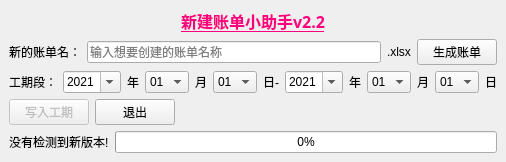
<?xml version="1.0" encoding="UTF-8"?>
<ui version="4.0">
 <class>MainWindow</class>
 <widget class="QMainWindow" name="MainWindow">
  <property name="enabled">
   <bool>true</bool>
  </property>
  <property name="geometry">
   <rect>
    <x>0</x>
    <y>0</y>
    <width>500</width>
    <height>158</height>
   </rect>
  </property>
  <property name="sizePolicy">
   <sizepolicy hsizetype="Fixed" vsizetype="Fixed">
    <horstretch>0</horstretch>
    <verstretch>0</verstretch>
   </sizepolicy>
  </property>
  <property name="windowTitle">
   <string>新建账单小助手</string>
  </property>
  <widget class="QWidget" name="centralwidget">
   <layout class="QVBoxLayout" name="verticalLayout">
    <item>
     <widget class="QLabel" name="label_5">
      <property name="font">
       <font>
        <family>Agency FB</family>
        <pointsize>12</pointsize>
        <weight>75</weight>
        <bold>true</bold>
        <underline>true</underline>
       </font>
      </property>
      <property name="text">
       <string>&lt;html&gt;&lt;head/&gt;&lt;body&gt;&lt;p&gt;&lt;span style=&quot; color:#ff007f;&quot;&gt;新建账单小助手v2.2&lt;/span&gt;&lt;/p&gt;&lt;/body&gt;&lt;/html&gt;</string>
      </property>
      <property name="alignment">
       <set>Qt::AlignCenter</set>
      </property>
     </widget>
    </item>
    <item>
     <layout class="QHBoxLayout" name="horizontalLayout">
      <item>
       <widget class="QLabel" name="label">
        <property name="text">
         <string>新的账单名：</string>
        </property>
       </widget>
      </item>
      <item>
       <widget class="QLineEdit" name="lineEdit">
        <property name="placeholderText">
         <string>输入想要创建的账单名称</string>
        </property>
       </widget>
      </item>
      <item>
       <widget class="QLabel" name="label_2">
        <property name="text">
         <string>.xlsx</string>
        </property>
       </widget>
      </item>
      <item>
       <widget class="QPushButton" name="pushButton">
        <property name="text">
         <string>生成账单</string>
        </property>
       </widget>
      </item>
     </layout>
    </item>
    <item>
     <layout class="QHBoxLayout" name="horizontalLayout_2">
      <item>
       <widget class="QLabel" name="label_3">
        <property name="text">
         <string>工期段：</string>
        </property>
       </widget>
      </item>
      <item>
       <widget class="QComboBox" name="comboBox_3">
        <property name="editable">
         <bool>true</bool>
        </property>
        <item>
         <property name="text">
          <string>2021</string>
         </property>
        </item>
        <item>
         <property name="text">
          <string>2022</string>
         </property>
        </item>
        <item>
         <property name="text">
          <string>2023</string>
         </property>
        </item>
        <item>
         <property name="text">
          <string>2024</string>
         </property>
        </item>
        <item>
         <property name="text">
          <string>2025</string>
         </property>
        </item>
        <item>
         <property name="text">
          <string>2026</string>
         </property>
        </item>
        <item>
         <property name="text">
          <string>2027</string>
         </property>
        </item>
        <item>
         <property name="text">
          <string>2028</string>
         </property>
        </item>
        <item>
         <property name="text">
          <string>2029</string>
         </property>
        </item>
        <item>
         <property name="text">
          <string>2030</string>
         </property>
        </item>
       </widget>
      </item>
      <item>
       <widget class="QLabel" name="label_11">
        <property name="text">
         <string>年</string>
        </property>
       </widget>
      </item>
      <item>
       <widget class="QComboBox" name="comboBox_2">
        <item>
         <property name="text">
          <string>01</string>
         </property>
        </item>
        <item>
         <property name="text">
          <string>02</string>
         </property>
        </item>
        <item>
         <property name="text">
          <string>03</string>
         </property>
        </item>
        <item>
         <property name="text">
          <string>04</string>
         </property>
        </item>
        <item>
         <property name="text">
          <string>05</string>
         </property>
        </item>
        <item>
         <property name="text">
          <string>06</string>
         </property>
        </item>
        <item>
         <property name="text">
          <string>07</string>
         </property>
        </item>
        <item>
         <property name="text">
          <string>08</string>
         </property>
        </item>
        <item>
         <property name="text">
          <string>09</string>
         </property>
        </item>
        <item>
         <property name="text">
          <string>10</string>
         </property>
        </item>
        <item>
         <property name="text">
          <string>11</string>
         </property>
        </item>
        <item>
         <property name="text">
          <string>12</string>
         </property>
        </item>
       </widget>
      </item>
      <item>
       <widget class="QLabel" name="label_12">
        <property name="text">
         <string>月</string>
        </property>
       </widget>
      </item>
      <item>
       <widget class="QComboBox" name="comboBox_1">
        <item>
         <property name="text">
          <string>01</string>
         </property>
        </item>
        <item>
         <property name="text">
          <string>02</string>
         </property>
        </item>
        <item>
         <property name="text">
          <string>03</string>
         </property>
        </item>
        <item>
         <property name="text">
          <string>04</string>
         </property>
        </item>
        <item>
         <property name="text">
          <string>05</string>
         </property>
        </item>
        <item>
         <property name="text">
          <string>06</string>
         </property>
        </item>
        <item>
         <property name="text">
          <string>07</string>
         </property>
        </item>
        <item>
         <property name="text">
          <string>08</string>
         </property>
        </item>
        <item>
         <property name="text">
          <string>09</string>
         </property>
        </item>
        <item>
         <property name="text">
          <string>10</string>
         </property>
        </item>
        <item>
         <property name="text">
          <string>11</string>
         </property>
        </item>
        <item>
         <property name="text">
          <string>12</string>
         </property>
        </item>
        <item>
         <property name="text">
          <string>13</string>
         </property>
        </item>
        <item>
         <property name="text">
          <string>14</string>
         </property>
        </item>
        <item>
         <property name="text">
          <string>15</string>
         </property>
        </item>
        <item>
         <property name="text">
          <string>16</string>
         </property>
        </item>
        <item>
         <property name="text">
          <string>17</string>
         </property>
        </item>
        <item>
         <property name="text">
          <string>18</string>
         </property>
        </item>
        <item>
         <property name="text">
          <string>19</string>
         </property>
        </item>
        <item>
         <property name="text">
          <string>20</string>
         </property>
        </item>
        <item>
         <property name="text">
          <string>21</string>
         </property>
        </item>
        <item>
         <property name="text">
          <string>22</string>
         </property>
        </item>
        <item>
         <property name="text">
          <string>23</string>
         </property>
        </item>
        <item>
         <property name="text">
          <string>24</string>
         </property>
        </item>
        <item>
         <property name="text">
          <string>25</string>
         </property>
        </item>
        <item>
         <property name="text">
          <string>26</string>
         </property>
        </item>
        <item>
         <property name="text">
          <string>27</string>
         </property>
        </item>
        <item>
         <property name="text">
          <string>28</string>
         </property>
        </item>
        <item>
         <property name="text">
          <string>29</string>
         </property>
        </item>
        <item>
         <property name="text">
          <string>30</string>
         </property>
        </item>
        <item>
         <property name="text">
          <string>31</string>
         </property>
        </item>
       </widget>
      </item>
      <item>
       <widget class="QLabel" name="label_10">
        <property name="text">
         <string>日-</string>
        </property>
       </widget>
      </item>
      <item>
       <widget class="QComboBox" name="comboBox_4">
        <property name="editable">
         <bool>true</bool>
        </property>
        <item>
         <property name="text">
          <string>2021</string>
         </property>
        </item>
        <item>
         <property name="text">
          <string>2022</string>
         </property>
        </item>
        <item>
         <property name="text">
          <string>2023</string>
         </property>
        </item>
        <item>
         <property name="text">
          <string>2024</string>
         </property>
        </item>
        <item>
         <property name="text">
          <string>2025</string>
         </property>
        </item>
        <item>
         <property name="text">
          <string>2026</string>
         </property>
        </item>
        <item>
         <property name="text">
          <string>2027</string>
         </property>
        </item>
        <item>
         <property name="text">
          <string>2028</string>
         </property>
        </item>
        <item>
         <property name="text">
          <string>2029</string>
         </property>
        </item>
        <item>
         <property name="text">
          <string>2030</string>
         </property>
        </item>
       </widget>
      </item>
      <item>
       <widget class="QLabel" name="label_8">
        <property name="text">
         <string>年</string>
        </property>
       </widget>
      </item>
      <item>
       <widget class="QComboBox" name="comboBox_5">
        <item>
         <property name="text">
          <string>01</string>
         </property>
        </item>
        <item>
         <property name="text">
          <string>02</string>
         </property>
        </item>
        <item>
         <property name="text">
          <string>03</string>
         </property>
        </item>
        <item>
         <property name="text">
          <string>04</string>
         </property>
        </item>
        <item>
         <property name="text">
          <string>05</string>
         </property>
        </item>
        <item>
         <property name="text">
          <string>06</string>
         </property>
        </item>
        <item>
         <property name="text">
          <string>07</string>
         </property>
        </item>
        <item>
         <property name="text">
          <string>08</string>
         </property>
        </item>
        <item>
         <property name="text">
          <string>09</string>
         </property>
        </item>
        <item>
         <property name="text">
          <string>10</string>
         </property>
        </item>
        <item>
         <property name="text">
          <string>11</string>
         </property>
        </item>
        <item>
         <property name="text">
          <string>12</string>
         </property>
        </item>
       </widget>
      </item>
      <item>
       <widget class="QLabel" name="label_9">
        <property name="text">
         <string>月</string>
        </property>
       </widget>
      </item>
      <item>
       <widget class="QComboBox" name="comboBox_6">
        <item>
         <property name="text">
          <string>01</string>
         </property>
        </item>
        <item>
         <property name="text">
          <string>02</string>
         </property>
        </item>
        <item>
         <property name="text">
          <string>03</string>
         </property>
        </item>
        <item>
         <property name="text">
          <string>04</string>
         </property>
        </item>
        <item>
         <property name="text">
          <string>05</string>
         </property>
        </item>
        <item>
         <property name="text">
          <string>06</string>
         </property>
        </item>
        <item>
         <property name="text">
          <string>07</string>
         </property>
        </item>
        <item>
         <property name="text">
          <string>08</string>
         </property>
        </item>
        <item>
         <property name="text">
          <string>09</string>
         </property>
        </item>
        <item>
         <property name="text">
          <string>10</string>
         </property>
        </item>
        <item>
         <property name="text">
          <string>11</string>
         </property>
        </item>
        <item>
         <property name="text">
          <string>12</string>
         </property>
        </item>
        <item>
         <property name="text">
          <string>13</string>
         </property>
        </item>
        <item>
         <property name="text">
          <string>14</string>
         </property>
        </item>
        <item>
         <property name="text">
          <string>15</string>
         </property>
        </item>
        <item>
         <property name="text">
          <string>16</string>
         </property>
        </item>
        <item>
         <property name="text">
          <string>17</string>
         </property>
        </item>
        <item>
         <property name="text">
          <string>18</string>
         </property>
        </item>
        <item>
         <property name="text">
          <string>19</string>
         </property>
        </item>
        <item>
         <property name="text">
          <string>20</string>
         </property>
        </item>
        <item>
         <property name="text">
          <string>21</string>
         </property>
        </item>
        <item>
         <property name="text">
          <string>22</string>
         </property>
        </item>
        <item>
         <property name="text">
          <string>23</string>
         </property>
        </item>
        <item>
         <property name="text">
          <string>24</string>
         </property>
        </item>
        <item>
         <property name="text">
          <string>25</string>
         </property>
        </item>
        <item>
         <property name="text">
          <string>26</string>
         </property>
        </item>
        <item>
         <property name="text">
          <string>27</string>
         </property>
        </item>
        <item>
         <property name="text">
          <string>28</string>
         </property>
        </item>
        <item>
         <property name="text">
          <string>29</string>
         </property>
        </item>
        <item>
         <property name="text">
          <string>30</string>
         </property>
        </item>
        <item>
         <property name="text">
          <string>31</string>
         </property>
        </item>
       </widget>
      </item>
      <item>
       <widget class="QLabel" name="label_7">
        <property name="text">
         <string>日</string>
        </property>
       </widget>
      </item>
     </layout>
    </item>
    <item>
     <layout class="QHBoxLayout" name="horizontalLayout_4">
      <item>
       <layout class="QHBoxLayout" name="horizontalLayout_3">
        <item>
         <widget class="QPushButton" name="pushButton_2">
          <property name="enabled">
           <bool>false</bool>
          </property>
          <property name="sizePolicy">
           <sizepolicy hsizetype="Fixed" vsizetype="Fixed">
            <horstretch>0</horstretch>
            <verstretch>0</verstretch>
           </sizepolicy>
          </property>
          <property name="text">
           <string>写入工期</string>
          </property>
          <property name="checkable">
           <bool>false</bool>
          </property>
         </widget>
        </item>
        <item>
         <widget class="QPushButton" name="pushButton_3">
          <property name="sizePolicy">
           <sizepolicy hsizetype="Fixed" vsizetype="Fixed">
            <horstretch>0</horstretch>
            <verstretch>0</verstretch>
           </sizepolicy>
          </property>
          <property name="text">
           <string>退出</string>
          </property>
         </widget>
        </item>
       </layout>
      </item>
      <item>
       <widget class="QLabel" name="yiyan_label">
        <property name="font">
         <font>
          <family>楷体</family>
          <pointsize>12</pointsize>
         </font>
        </property>
        <property name="text">
         <string/>
        </property>
        <property name="alignment">
         <set>Qt::AlignCenter</set>
        </property>
       </widget>
      </item>
     </layout>
    </item>
    <item>
     <layout class="QHBoxLayout" name="horizontalLayout_5">
      <item>
       <widget class="QLabel" name="label_4">
        <property name="text">
         <string>没有检测到新版本!</string>
        </property>
       </widget>
      </item>
      <item>
       <widget class="QProgressBar" name="progressBar">
        <property name="value">
         <number>0</number>
        </property>
       </widget>
      </item>
     </layout>
    </item>
   </layout>
  </widget>
 </widget>
 <resources/>
 <connections/>
</ui>
